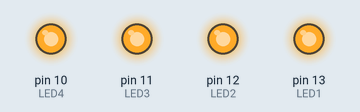
This sketch was run on a simulated Arduino Uno, built with avr-gcc and run on an emulated ATmega328P. Parts: output pins drawn as LEDs (lit = HIGH).

Above: at 0.05 s.
At 6.35 s:
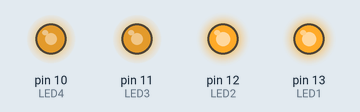
At 12.75 s:
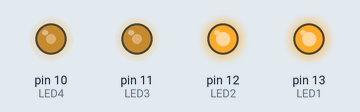
At 14.25 s:
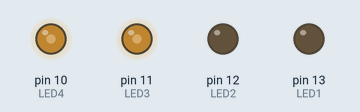
At 19.05 s:
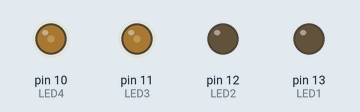
At 25.55 s:
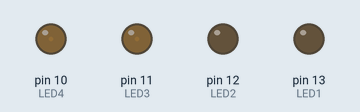
Timing chart, 0 to 33.3 s (numbered marks = the images above):
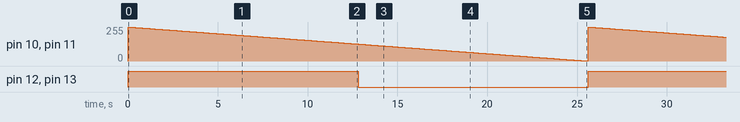

The sketch:

PWMLED.ino
```cpp
char LED1 = 13;   // LED D1 - pin13 PWM nepodporuje
char LED2 = 12;   // LED D2 - pin12 PWM nepodporuje
char LED3 = 11;   // LED D3 - pin11 PWM
char LED4 = 10;   // LED D4 - pin10 PWM

void setup()
{
  // nastaveni pinu 10 - 13 jako vystupnich
  pinMode(LED1, OUTPUT);
  pinMode(LED2, OUTPUT);
  pinMode(LED3, OUTPUT);
  pinMode(LED4, OUTPUT);
}

void loop()
{
  for (int i = 255; i > 0; i--)
  {
    analogWrite(LED1, i); // intenzita svitu odpovida hodnote i
    analogWrite(LED2, i);
    analogWrite(LED3, i);
    analogWrite(LED4, i);
    delay(100);
  }
  delay(100);
}
```

Measured:
- by itself, pin 10 (LED4), pin 11 (LED3): ramps from 255/255 to 1/255 and jumps back, once every 25.6 s
- by itself, pin 12 (LED2), pin 13 (LED1): alternates HIGH for 12.8 s and LOW for 12.8 s
